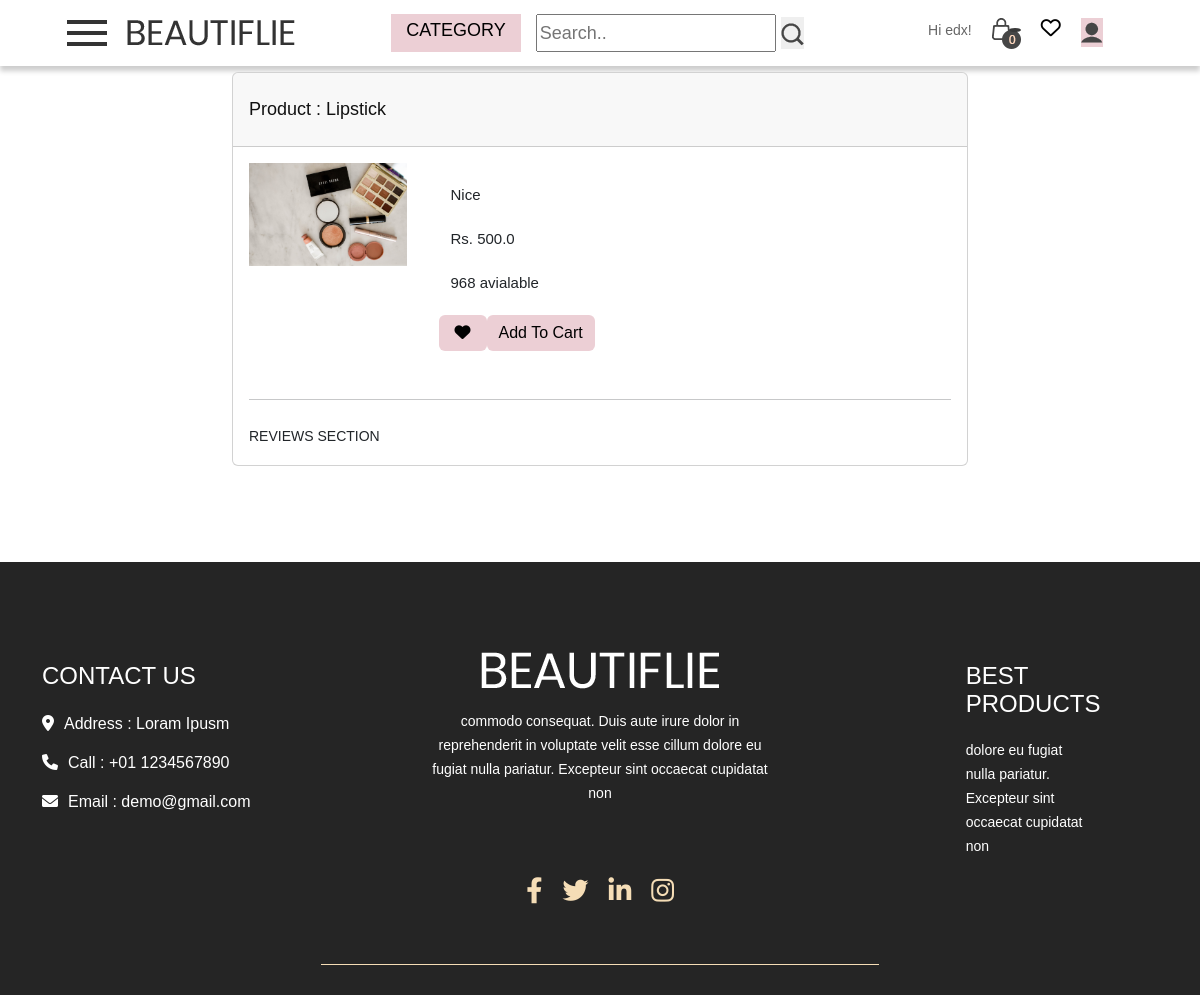
The app's page /view/1 (signed in) with its own data.
### products/models.py (models this page shows, shortened)
class Products(models.Model):
    seller=models.ForeignKey(Sellers,default=1,on_delete=models.CASCADE)
    product_id = models.AutoField(primary_key=True)
    product_name=models.CharField(max_length=100,null=True)
    price = models.FloatField(null=False)
    description = models.TextField(null=True)
    category = models.CharField(choices=CATEGORY_CHOICES,max_length=30,null=True)
    quantity  = models.IntegerField(default=0,null=True)
    product_image = models.ImageField(upload_to='product',null=True,default = None)

### main/views.py (the view)
# urls.py: path('view/<id>',views.view,name='view'),
@login_required
def view(request,id):
    product = Products.objects.get(product_id=id)
    return render(request,'main/view.html',{'product':product})

### templates/main/view.html (shortened to what this page needs)
{%extends "main/base.html"%}
{%block header%}
{% include "main/header.html" %}
      {%endblock%}
{% block main-content%}
<section class="h-100 gradient-custom">
    <div class="container py-5">
      <div class="row d-flex justify-content-center my-4">
        <div class="col-md-8">
          <div class="card mb-4">
            <div class="card-header py-3">
              <h3 class="mb-0">Product : {{product.product_name}}</h3>
            </div>
            <div class="card-body">
              <div class="row">
                <div class="col-lg-3 col-md-12 mb-4 mb-lg-0">
                  <div class="bg-image hover-overlay hover-zoom ripple rounded" data-mdb-ripple-color="light">
                    <img src="{{MEDIA_ROOT}}/{{product.product_image}}"
                      class="w-100" alt="{{i.products.product_name}}" />
                  </div>
                </div>
                <div class="col-md-8">
                  <p>{{product.description}}</p>
                  <p>Rs. {{product.price}}</p>
                  <p>{{product.quantity}} avialable</p>
                  <form method='POST' action="{% url 'add_to_wishlist' product.product_id %}">
                  <div class="d-flex mb-4" style="max-width: 300px">
                    <button class="btn btn-primary px-3 ms-2"  value='remove' name='remove'>
                        <i class="fas fa-heart"></i>
                    </button>
                </form>
                {%if request.username != '' %}
                <a href="{% url 'addToCart' product.product_id %}" class="btn btn-primary">Add To Cart</a>
                {%endif%}
                </div>
                </div>
              </div>
              <hr class="my-4" />
              <div class="reviews">REVIEWS SECTION</div>
            </div>
            </div>
          </div>
        </div>
  </section>{% endblock %}

### templates/main/header.html (shortened to what this page needs)
<div class="header_section">
    <div class="container-fluid">
        <div class="header-1">
          <span class="toggle_icon" onclick="openNav()"><img src="/static/images/toggle-icon.png"></span>
          <a class="logo" href="{% url 'index' %}"><img src="/static/images/logo.png"></a>
        </div>
        <div class="header-2">
            <div class="form-inline login_text">
              <ul class="nav-list">
                <li class="dropdown dropbtn">
                  <a >Category</a>
                </li>
                <li class="search-li">
                  <form class="example" id="search-form">
                    <input type="text" placeholder="Search.." name="searchText" id="searchText">
                    <button type="submit">
                      <img src="/static/images/search-icon.png" alt="Search">
                    </button>
                </form>
                </li>
              </ul>
            </div>
        </div>
        <div class="header-3">
          {% if request.user.is_authenticated %}
            <li>Hi {{ request.user }}!</li>
            <li>
              <a href="{% url 'cart' %}" class="cart-link">
                <img class="cart-image" src="/static/images/bag-icon.png">
                <span class="cart-count">{{cart_count}}</span>
              </a>
            </li>
            <li class="link-item" id='a'>
              <a href="{% url 'wishlist' %}" style="color:black;"><i class="fas fa-heart"></i></a>
            </li>
            <li>
              <div class="dropdown">
                <button class="dropbtn"><img src="/static/images/user-icon.png"></button>
              </div>
            </li>
          {% endif %}
        </div>
    </div>
  </div>

### main/static/css/mybase.css (style rules this page uses)
html { scroll-behavior: smooth; }
.link-item { color: black; }
.cart-count { position: absolute; top: 22px; right: 17px; background-color: rgb(57, 57, 57); color: white; padding: 2px 5px; border-radius: 60%; font-size: 14px; }
.login_text li { color: black !important; }
#a { float: left; list-style-type: none; }
.btn-primary, .btn-primary:active, .btn-primary:visited, .btn-primary:hover, .btn-primary border-color { background-color: #eccfd5 !important; border : #eccfd5 !important; }
.btn-primary { --bs-btn-color: black !important; }
.header-3 .fa-heart { height: 100%; width: 100%; font-size: 20px; }
.header-3 .fas { font-weight: normal; }

### main/static/css/style.css (style rules this page uses)
* { box-sizing: border-box !important; transition: ease all 0.5s; }
html { scroll-behavior: smooth; }
body { color: #666666; font-size: 14px; line-height: 1.80857; font-weight: normal; overflow-x: hidden; font-family: 'Open Sans', sans-serif; }
a { color: #1f1f1f; text-decoration: none !important; outline: none !important; -webkit-transition: all .3s ease-in-out; -moz-transition: all .3s ease-in-out; -ms-transition: all .3s ease-in-out; -o-transition: all .3s ease-in-out; transition: all .3s ease-in-out; }
h1, h2, h3, h4, h5, h6 { letter-spacing: 0; font-weight: normal; position: relative; padding: 10px 0 10px 0; font-weight: normal; line-height: normal; color: #111111; margin: 0 }
h3 { font-size: 18px }
*, *::after, *::before { -webkit-box-sizing: border-box; -moz-box-sizing: border-box; box-sizing: border-box; }
ul, li, ol { margin: 0px; padding: 0px; list-style: none; }
p { margin: 20px; font-weight: 300; font-size: 15px; line-height: 24px; }
a { color: #222222; text-decoration: none; outline: none !important; }
a, .btn { text-decoration: none !important; outline: none !important; -webkit-transition: all .3s ease-in-out; -moz-transition: all .3s ease-in-out; -ms-transition: all .3s ease-in-out; -o-transition: all .3s ease-in-out; transition: all .3s ease-in-out; }
img { max-width: 100%; height: auto; }
button { border: 0; margin: 0; padding: 0; cursor: pointer; }
.header_section { width: 100%; float: left; background-color: white; height: auto; background-size: 100%; box-shadow: 0 5px 5px rgba(0, 0, 0, 0.2); }
.toggle_icon { padding: 10px 0px; }
.login_text { width: 100%; float: left; }
.login_text ul { margin: 0px; padding: 0px; }
.login_text li { font-size: 18px; color: #ffffff; text-transform: uppercase; float: left; padding-left: 15px; padding-right: 15px; }
.login_text a { color: #000000; }

### main/static/css/netdna.css (style rules this page uses)
.fa-heart:before { content: "\f004"; }

### main/static/css/order.css (style rules this page uses)
body { padding: 0px 0px 0px 0px; font-family: Rs.font-default; font-weight: 100; }

### main/static/css/custom.css (style rules this page uses)
.container-fluid { display: flex; margin: 10px 10px; justify-content: space-around; align-items: center; }
.container-fluid .logo { margin-left: 20px; }
.container-fluid .logo img { margin-top: 10px; }
.container-fluid .header-1 { width: 20%; display: flex; }
.container-fluid .header-2 { display: flex; align-items: center; }
.container-fluid .header-2 .nav-list { display: flex; }
.container-fluid .header-3 { width: 20%; display: flex; flex-direction: row; }
.container-fluid .header-3 li { margin: 0 10px 0 10px; }
.nav-list { list-style: none; display: flex; }
.search-li { margin-right: 10px; }
.cart-link { position: relative; display: inline-block; }
.cart-count { position: absolute; top: 10px; right: 0; background-color: redblack; color: white; border-radius: 50%; padding: 2px 6px; font-size: 12px; }

### records on screen
Products: product_name "Lipstick", product_image (picture), description "Nice", price "500.0", quantity "968"

### other values on screen
{{ request.user }} "edx"
